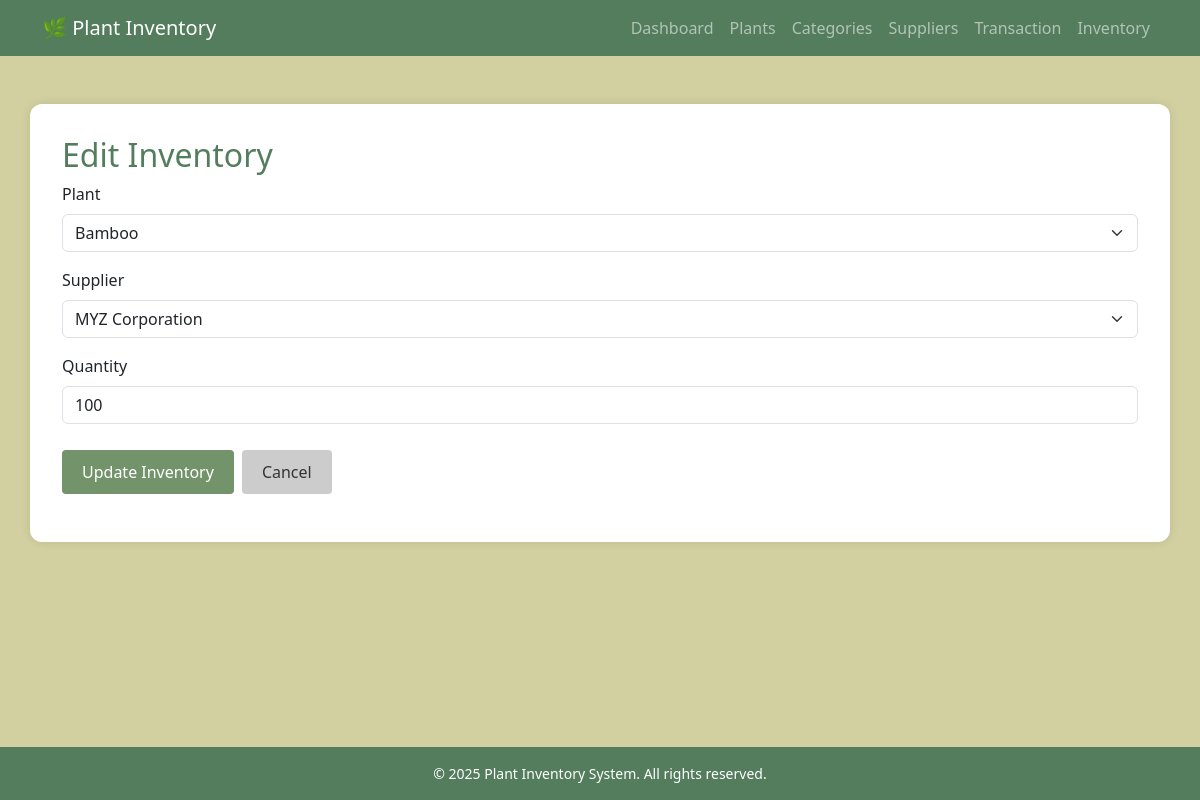
/edit_inventory.php?id=26 (signed in), run on the app's committed database.
### tables this page shows
CREATE TABLE `inventory` (
  `InventoryID` int(11) NOT NULL,
  `PlantID` int(11) NOT NULL,
  `SupplierID` int(11) NOT NULL,
  `inv_quantity` int(11) NOT NULL,
  `LastUpdated` datetime NOT NULL DEFAULT current_timestamp()
);

CREATE TABLE `plants` (
  `PlantID` int(11) NOT NULL,
  `Name` varchar(255) NOT NULL,
  `ScientificName` varchar(255) NOT NULL,
  `Location` varchar(255) NOT NULL,
  `LastUpdated` datetime NOT NULL DEFAULT current_timestamp(),
  `ImagePath` longblob NOT NULL,
  `category_id` int(11) DEFAULT NULL
);

CREATE TABLE `suppliers` (
  `SupplierID` int(11) NOT NULL,
  `Name` varchar(255) NOT NULL,
  `ContactEmail` varchar(255) NOT NULL,
  `PhoneNumber` varchar(15) NOT NULL
);

### edit_inventory.php (the view, shortened to what this page needs)
<?php
include 'navbar.php';
include 'auth.php';
$id = $_GET['id'] ?? null;
$inventory = $conn->query("SELECT * FROM inventory WHERE InventoryID = $id")->fetch_assoc();
$plants = $conn->query("SELECT PlantID, Name FROM plants");
$suppliers = $conn->query("SELECT SupplierID, Name FROM suppliers");
?>
<!DOCTYPE html>
<html lang="en">
<head>
    <link href="https://cdn.jsdelivr.net/npm/bootstrap@5.3.0/dist/css/bootstrap.min.css" rel="stylesheet">
</head>
<body>
<main>
    <div class="container main">
        <h2>Edit Inventory</h2>
        <form method="POST">
            <div class="mb-3">
                <label class="form-label">Plant</label>
                <select name="plant_id" class="form-select" required>
                    <?php while($p = $plants->fetch_assoc()): ?>
                        <option value="<?= $p['PlantID'] ?>" <?= $inventory['PlantID'] == $p['PlantID'] ? 'selected' : '' ?>>
                            <?= htmlspecialchars($p['Name']) ?>
                        </option>
                    <?php endwhile; ?>
                </select>
            </div>
            <div class="mb-3">
                <label class="form-label">Supplier</label>
                <select name="supplier_id" class="form-select" required>
                    <?php while($s = $suppliers->fetch_assoc()): ?>
                        <option value="<?= $s['SupplierID'] ?>" <?= $inventory['SupplierID'] == $s['SupplierID'] ? 'selected' : '' ?>>
                            <?= htmlspecialchars($s['Name']) ?>
                        </option>
                    <?php endwhile; ?>
                </select>
            </div>
            <div class="mb-3">
                <label class="form-label">Quantity</label>
                <input type="number" name="quantity" class="form-control" required min="1" value="<?= $inventory['inv_quantity'] ?>">
            </div>
            <div class="d-flex gap-2">
                <button type="submit" class="btn blue">Update Inventory</button>
                <button type="button" class="btn blue btn-secondary" onclick="window.location.href='manage_inventory.php'">Cancel</button>
            </div>
        </form>
    </div>
</main>
<?php include 'footer.php'; ?>
</body>
</html>

### edit_inventory.php (style rules this page uses)
html, body { height: 100%; }
body { background-color: #D2D0A0; font-family: 'Segoe UI', sans-serif; display: flex; flex-direction: column; min-height: 100vh; }
main { flex: 1; }
.container.main { background: white; margin-top: 3rem; padding: 2rem; border-radius: 12px; box-shadow: 0 0 10px rgba(0,0,0,0.1); }
h2 { color: #537D5D; }
.btn.blue { background-color: #73946B; color: white; border: none; padding: 10px 20px; border-radius: 4px; margin-top: 10px; }
.btn.blue.btn-secondary { background-color: #ccc; color: #333; }

### data on the page
inventory: plant_id "Bamboo", supplier_id "MYZ Corporation", quantity "100"
